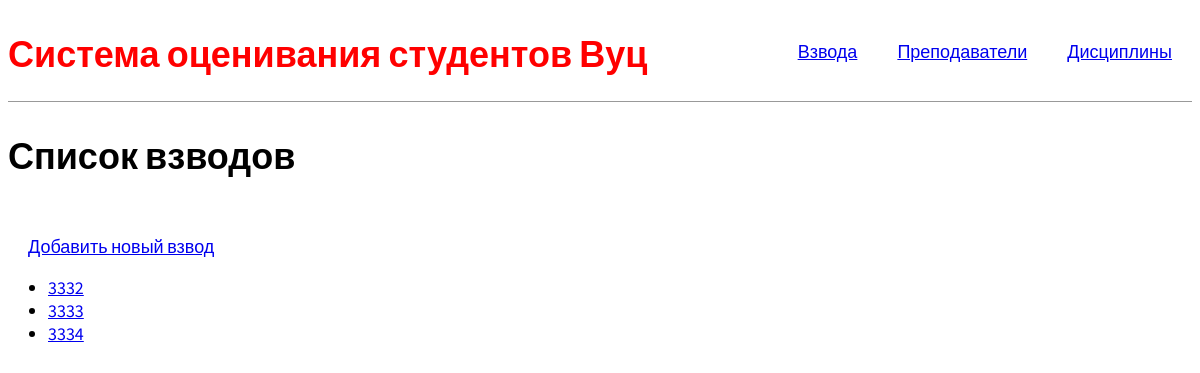
The page / on the database its author committed.
### firstapp/models.py (models this page shows, shortened)
class SquadModel(models.Model):
    number = models.IntegerField(unique=True)
    departament = models.ForeignKey(to="DepartamentModel", on_delete=models.CASCADE)
    specialization = models.CharField(max_length=200)
    class Meta:
        ordering = ['number']
    def get_absolute_url(self):
        return  reverse('squad-detail',args=[str(self.id)])

### firstapp/views.py (the view)
# urls.py: path("", SquadList.as_view(), name='squads'),
class SquadList(generic.ListView):
    model = SquadModel

### firstapp/templates/firstapp/squadmodel_list.html (shortened to what this page needs)
{% extends 'base.html' %}
{% load static %}
{% block content %}
  <h1>Список взводов</h1>
  <div class="nav-right">
    <a href="{% url 'squad-create' %}">Добавить новый взвод</a><br>
  </div>
  {% if squadmodel_list %}
  <ul>
    {% for squad in squadmodel_list %}
      <li>
        <a href="{{ squad.get_absolute_url }}">{{ squad.number }}</a>
      </li>
    {% endfor %}
  </ul>
  {% else %}
    <p>There are no squad.</p>
  {% endif %}
{% endblock %}

### static/css/style.css (style rules this page uses)
body { font-family: 'Source Sans Pro', sans-serif; font-size: 18px; }
.nav-right { display: flex; padding-top: 2rem; padding-left: 20px; padding-right: 20px; }

### rows shown on the page
SquadModel: number "3332"
SquadModel: number "3333"
SquadModel: number "3334"
